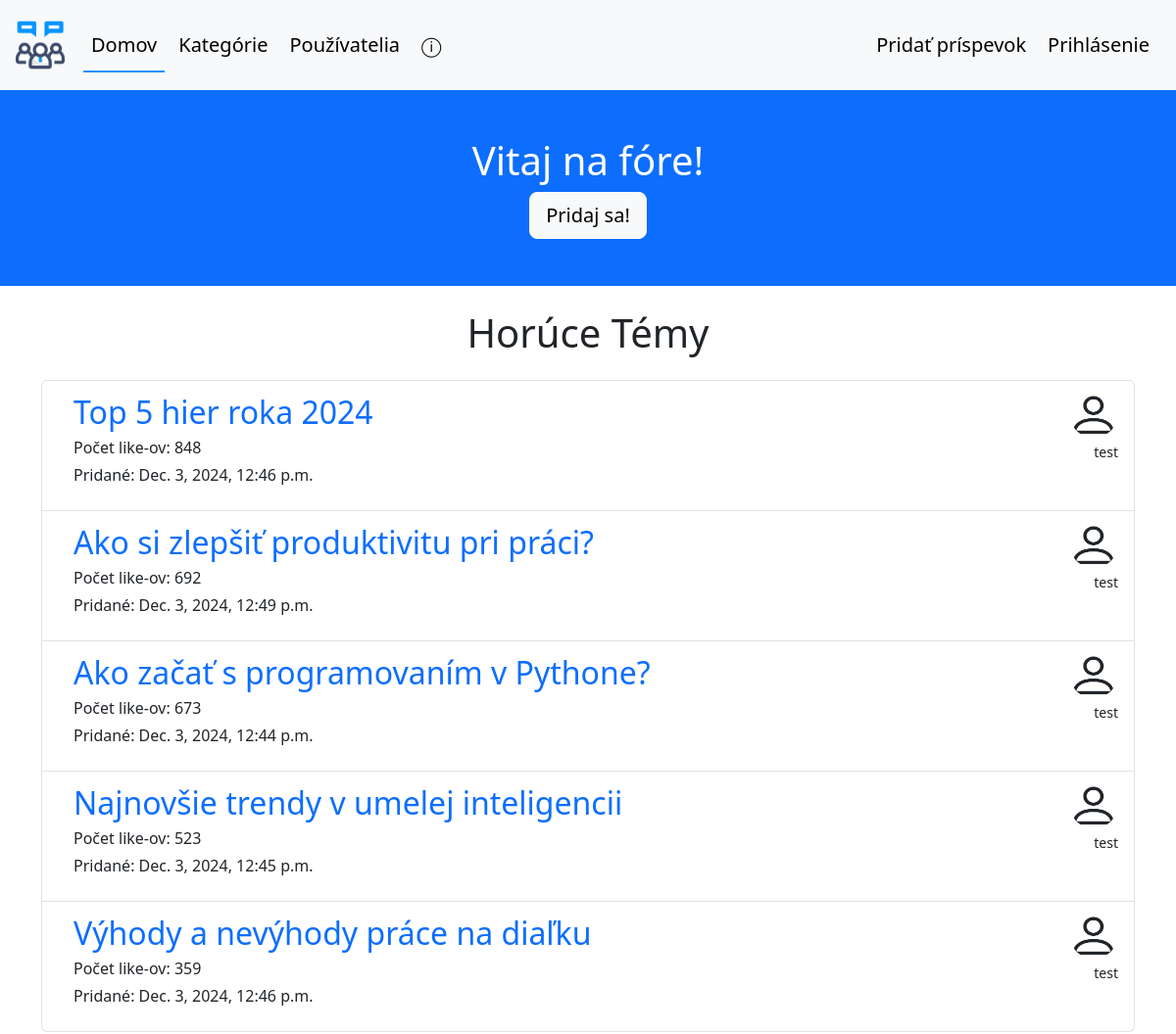
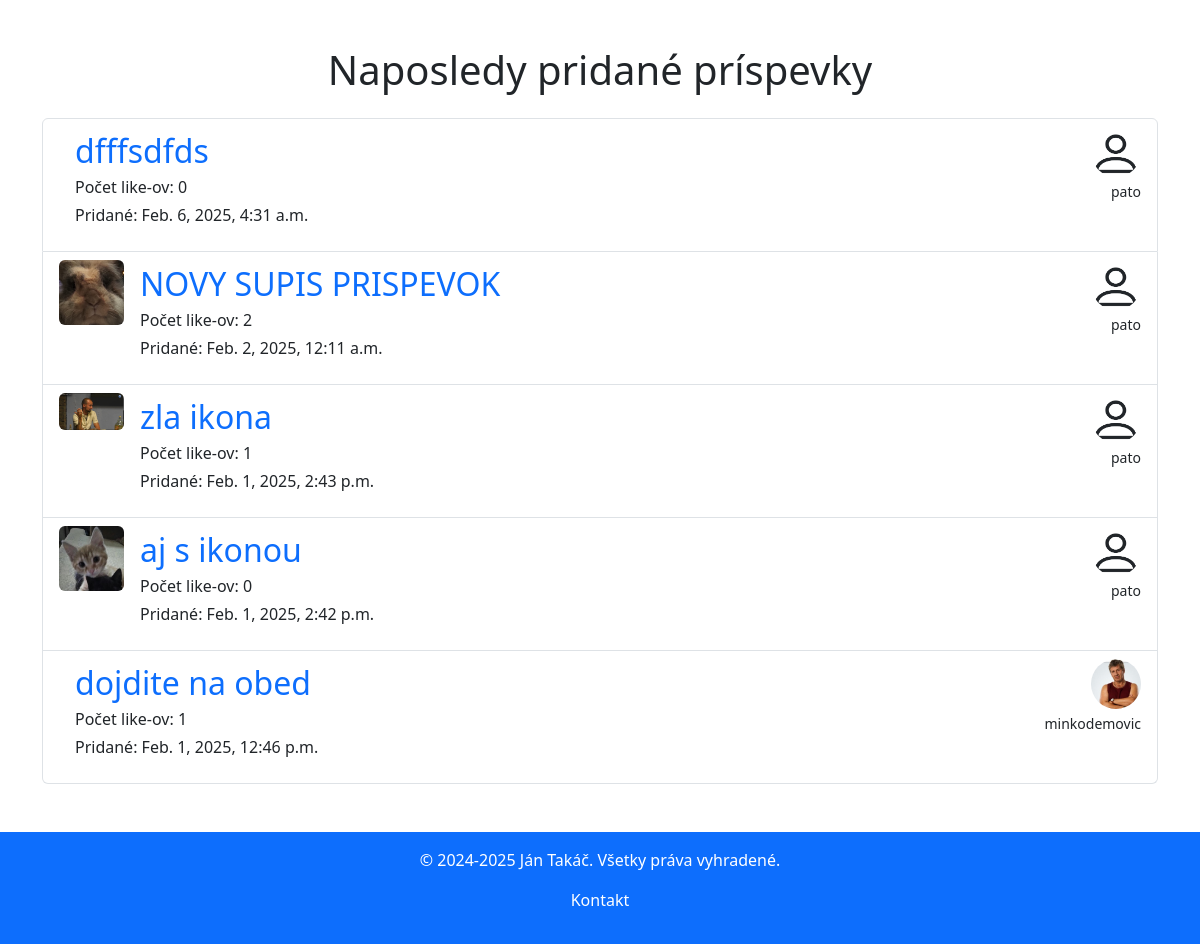
The page / on the database its author committed (2 pictures, top to bottom).
### forum/models.py (models this page shows, shortened)
class Post(models.Model):
    title = models.CharField(max_length=255)
    created_at = models.DateTimeField(auto_now_add=True)
    created_by = models.ForeignKey(User, on_delete=models.CASCADE)
    like_count = models.PositiveIntegerField(default=0)
    content = models.TextField()
    category = models.CharField(max_length=50, default='other', null=False, blank=True)
    icon = models.ImageField(upload_to='post_pics', null=True, blank=True)
    def get_absolute_url(self):
        return reverse('forum:post_detail', args=[str(self.id)])

class Profile(models.Model):
    user = models.OneToOneField(User, on_delete=models.CASCADE, related_name='profile')
    image = models.ImageField(default='pf_pics/default.png', upload_to='pf_pics', null=False, blank=True)
    country = models.CharField(max_length=50, null=True, blank=True)
    bio = models.TextField(max_length=150, null=True, blank=True)

### forum/views.py (the view)
# urls.py: path('', views.index_view, name='index'),
def index_view(request):
    most_liked_posts = Post.objects.all().order_by('-like_count')[:5]
    most_liked_profiles = [Profile.objects.get(user_id=post.created_by_id) for post in most_liked_posts]
    most_liked_tuples = list(zip(most_liked_posts, most_liked_profiles))
    most_recent_posts = Post.objects.all().order_by('-created_at')[:5]
    most_recent_profiles = [Profile.objects.get(user_id=post.created_by_id) for post in most_recent_posts]
    most_recent_tuples = list(zip(most_recent_posts, most_recent_profiles))
    return render(request, 'forum/index.html', {
        'most_liked_tuples': most_liked_tuples,
        'most_recent_tuples': most_recent_tuples,
    })

### forum/templates/forum/index.html (shortened to what this page needs)
{% extends 'forum/base.html' %}
{% block home_active %}active{% endblock %}
{% block content %}
    <div class="container-fluid bg-primary text-white text-center py-5">
        {% if user.is_authenticated %}
            <h1>Vitaj späť {{ user.username }}!</h1>
        {% else %}
            <h1>Vitaj na fóre!</h1>
            <a href="{% url 'forum:register' %}" class="btn btn-light btn-lg">Pridaj sa!</a>
        {% endif %}
    </div>
    <div class="container">
        {% include 'forum/partials/filtered_posts_list.html' with title="Horúce Témy" posts_profiles=most_liked_tuples%}
        {% include 'forum/partials/filtered_posts_list.html' with title="Naposledy pridané príspevky" posts_profiles=most_recent_tuples %}
    </div>
{% endblock %}

### forum/templates/forum/partials/filtered_posts_list.html
<div class="mt-4 my-5">
    <h1 class="text-center mb-4">{{ title }}</h1>
    <div class="list-group">
        {% if posts_profiles %}
            {% for post, profile in posts_profiles %}
                <li class="list-group-item list-group-item-action position-relative">
                    <div class="d-flex align-items-start h-100">
                        {% if post.icon %}
                        <div class="flex-shrink-0">
                            <img src="{{ post.icon.url }}"
                                 width="65"
                                 alt="post_icon"
                                 class="h-auto rounded">
                        </div>
                        {% endif %}
                        <div class="flex-grow-1 ms-3 overflow-hidden">
                            <a href="{{ post.get_absolute_url }}" class="fs-2 text-decoration-none">{{ post.title }}</a>
                            <p class="mb-1">Počet like-ov: {{ post.like_count }}</p>
                            <p>Pridané: {{ post.created_at }}</p>
                        </div>
                        <div class="text-end">
                            <img src="{{ profile.image.url }}"
                                 width="50"
                                 height="50"
                                 alt="last_created_by"
                                 class="rounded-circle">
                            <p class="mt-1 mb-0 small">{{ profile.user.username }}</p>
                        </div>
                    </div>
                </li>
            {% endfor %}
        {% else %}
            <p>Žiaden príspevok nespadá do vybratej kategórie</p>
        {% endif %}
    </div>
</div>

### forum/static/forum/style.css (style rules this page uses)
.container-fluid h1 { animation: fadeInDown 0.5s ease-in-out; }
.container-fluid .btn-light { animation: fadeInUp 0.5s ease-in-out; transition: transform 0.4s ease; }

### rows shown on the page
Post: title "Top 5 hier roka 2024", like_count "848", created_at "Dec. 3, 2024, 12:46 p.m.", image (placeholder picture), user.username "test"
Post: title "Ako si zlepšiť produktivitu pri práci?", like_count "692", created_at "Dec. 3, 2024, 12:49 p.m.", image (placeholder picture), user.username "test"
Post: title "Ako začať s programovaním v Pythone?", like_count "673", created_at "Dec. 3, 2024, 12:44 p.m.", image (placeholder picture), user.username "test"
Post: title "Najnovšie trendy v umelej inteligencii", like_count "523", created_at "Dec. 3, 2024, 12:45 p.m.", image (placeholder picture), user.username "test"
Post: title "Výhody a nevýhody práce na diaľku", like_count "359", created_at "Dec. 3, 2024, 12:46 p.m.", image (placeholder picture), user.username "test"
Post: title "dfffsdfds", like_count "0", created_at "Feb. 6, 2025, 4:31 a.m.", image (placeholder picture), user.username "pato"
Post: icon (picture), title "NOVY SUPIS PRISPEVOK", like_count "2", created_at "Feb. 2, 2025, 12:11 a.m.", image (placeholder picture), user.username "pato"
Post: icon (picture), title "zla ikona", like_count "1", created_at "Feb. 1, 2025, 2:43 p.m.", image (placeholder picture), user.username "pato"
Post: icon (picture), title "aj s ikonou", like_count "0", created_at "Feb. 1, 2025, 2:42 p.m.", image (placeholder picture), user.username "pato"
Post: title "dojdite na obed", like_count "1", created_at "Feb. 1, 2025, 12:46 p.m.", image (picture), user.username "minkodemovic"

### other values the page prints
{{ title }} "Horúce Témy Naposledy pridané príspevky"
